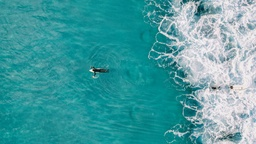
#> input picture surfer.jpg, 256 x 144 px, shrunk from 1920 x 1079 before the run
$ python energy.py surfer.jpg surfer-energy.png
#> lines starting #> are read from the running program, lines starting #| are printed output that depends on the picture
### utils.py
"""
A set of utilities that are helpful for working with image.
"""


from PIL import Image


class Color:
    """
    A simple class representing an RGB value.
    """

    def __init__(self, r, g, b):
        self.r = r
        self.g = g
        self.b = b

    def __repr__(self):
        return f'Color({self.r}, {self.g}, {self.b})'

    def __str__(self):
        return repr(self)


def read_image_into_array(filename):
    """
    Read the given image into a 2D array of pixels. The result is an array,
    where each element represents a row. Each row is an array, where each
    element is a color.

    See: Color
    """
#> called with filename = 'surfer.jpg'

    img = Image.open(filename, 'r')
#> img is the input picture: PIL image 256x144 RGB; mean R, G, B 73.7, 157.7, 161.9
    w, h = img.size
#> w = 256; h = 144

    pixels = list(Color(*pixel) for pixel in img.getdata())
#> pixels = 36864 items
    return [pixels[n:(n + w)] for n in range(0, w * h, w)]


def write_array_into_image(pixels, filename):
    """
    Write the given 2D array of pixels into an image with the given filename.
    The input pixels are represented as an array, where each element is a row.
    Each row is an array, where each element is a color.

    See: Color
    """

    h = len(pixels)
    w = len(pixels[0])

    img = Image.new('RGB', (w, h))

    output_pixels = img.load()
    for y, row in enumerate(pixels):
        for x, color in enumerate(row):
            output_pixels[x, y] = (color.r, color.g, color.b)

    img.save(filename)

### energy.py
"""
The first step in the seam carving algorithm: computing the energy of an image.

    python3 energy.py surfer.jpg surfer-energy.png
"""


import sys

from utils import Color, read_image_into_array, write_array_into_image


def energy_at(pixels, x, y):
    """
    Compute the energy of the image at the given (x, y) position.

    """
    energy = 0
    if y == len(pixels) - 1 or y ==0 or x == len(pixels[0]) - 1 or x == 0:
        energy = pow(pixels[y][x].r,2)+ pow(pixels[y][x].g,2) + pow(pixels[y][x].b,2)
    else:
        delta_x_r = pow((pixels[y][x+1].r - pixels[y][x-1].r),2)
        delta_x_g = pow((pixels[y][x+1].g - pixels[y][x-1].g),2)
        delta_x_b = pow((pixels[y][x+1].b - pixels[y][x-1].b),2)
        delta_y_r = pow((pixels[y+1][x].r - pixels[y-1][x].r),2)
        delta_y_g = pow((pixels[y+1][x].g - pixels[y-1][x].g),2)
        delta_y_b = pow((pixels[y+1][x].b - pixels[y-1][x].b),2)
        delta_x = delta_x_r + delta_x_g + delta_x_b
        delta_y = delta_y_r + delta_y_g + delta_y_b
        energy = delta_x + delta_y
    return energy
    raise NotImplementedError('energy_at is not implemented')

def compute_energy(pixels):
    """
    Compute the energy level at each individual pixels
    """
    grid = [[None for _ in row] for row in pixels]
    for y in range(len(pixels)):
        for x in range(len(pixels[y])):
            grid[y][x] = energy_at(pixels, x, y)
    return grid
    raise NotImplementedError('compute_energy is not implemented')


def energy_data_to_colors(energy_data):
    """
    Convert the energy values at each pixel into colors that can be used to
    visualize the energy of the image. The steps to do this conversion are:

      1. Normalize the energy values to be between 0 and 255.
      2. Convert these values into grayscale colors, where the RGB values are
         all the same for a single color.

    """

    colors = [[0 for _ in row] for row in energy_data]

    max_energy = max(
        energy
        for row in energy_data
        for energy in row
    )

    for y, row in enumerate(energy_data):
        for x, energy in enumerate(row):
            energy_normalized = round(energy / max_energy * 255)
            colors[y][x] = Color(
                energy_normalized,
                energy_normalized,
                energy_normalized
            )

    return colors


if __name__ == '__main__':
    if len(sys.argv) != 3:
        print(f'USAGE: {__file__} <input> <output>')
        sys.exit(1)

    input_filename = sys.argv[1]
    output_filename = sys.argv[2]

    print(f'Reading {input_filename}...')
    pixels = read_image_into_array(input_filename)
#> pixels = 144 items

    print('Computing the energy...')
    energy_data = compute_energy(pixels)
#> the loop in compute_energy, `for y in range(len(pixels)):` made 144 passes
    energy_pixels = energy_data_to_colors(energy_data)
#> the loop in energy_data_to_colors, `for y, row in enumerate(energy_data):` made 144 passes

    print(f'Saving {output_filename}')
    write_array_into_image(energy_pixels, output_filename)
#> in write_array_into_image, `img = Image.new('RGB', (w, h))`: img: PIL image 256x144 RGB; every value is 0
#> the loop in write_array_into_image, `for y, row in enumerate(pixels):` made 144 passes
#> in write_array_into_image, `img.save(filename)`:
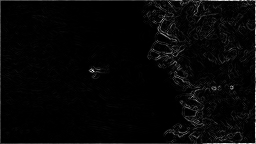
#> saved as surfer-energy.png: PIL image 256x144 RGB; min 0, max 255, mean 6.7
